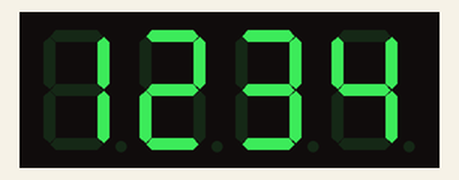
A sketch run on a simulated Arduino Uno, built with avr-gcc and run on an emulated ATmega328P. Shown: 4-digit seven-segment display.

Above: at 0.1 s.
At 10.22 s:
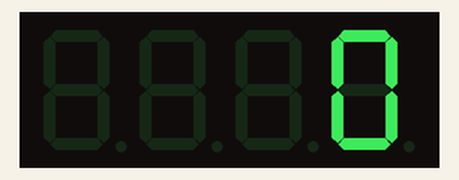
At 15.09 s:
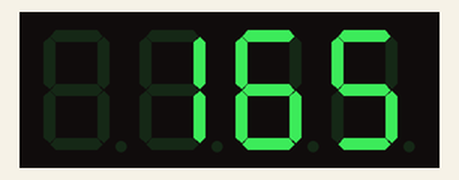
At 19.97 s:
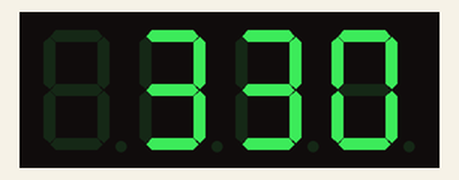
At 29.72 s:
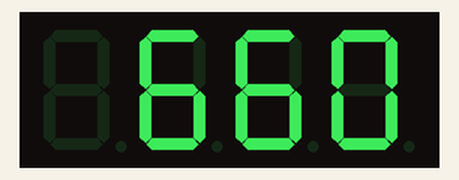
At 39.79 s:
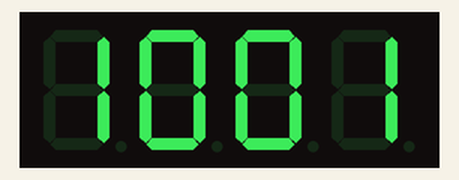

The sketch:

4_Digit_Display.ino
```cpp
// This is a test code for a 4 Digit Display
#include <TM1637.h>

#define CLK 4
#define DIO 5

TM1637 tm(CLK, DIO);

void setup() {
  tm.init();
  tm.set(0);  // brightness 0–7
}

void loop() {
  tm.display(0, 1);
  tm.display(1, 2);
  tm.display(2, 3);
  tm.display(3, 4);
  delay(10000);

  // Count
  for (int i = 0; i <= 9999; i++) {
    tm.displayNum(i);
    delay(5);
  }
}
```
